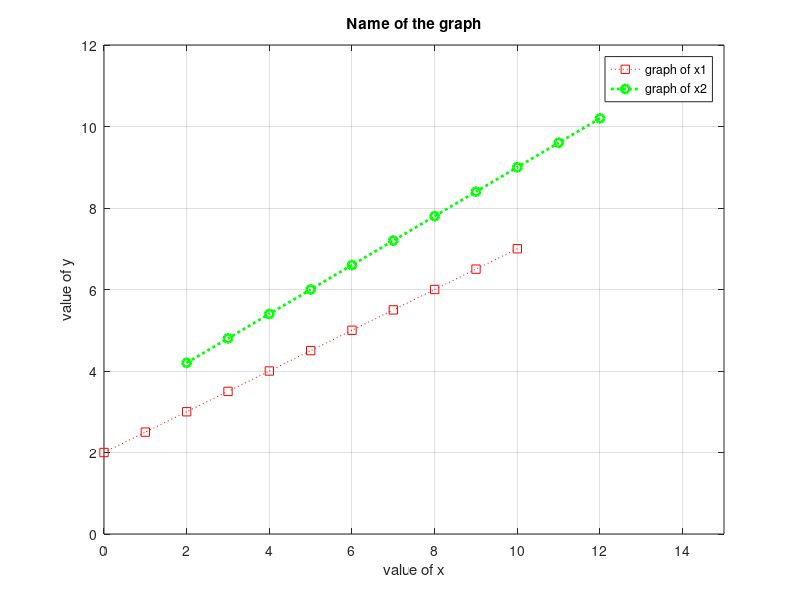

This chart was generated by the following MATLAB code:
clc; close all; clear all;
x1 = 0:1:10;
x2 = 2:1:12;
m1 = 0.5;
m2 = 0.6;
c1 = 2;
c2 = 3;
y1 = m1*x1+c1;
y2 = m2*x2+c2;
figure;
plot(x1,y1,':rs',x2,y2,':go','Linewidth',2)
title('Name of the graph')
xlabel('value of x')
ylabel('value of y')
xlim([0 15])
ylim([0 12])
grid on
legend('graph of x1','graph of x2')
